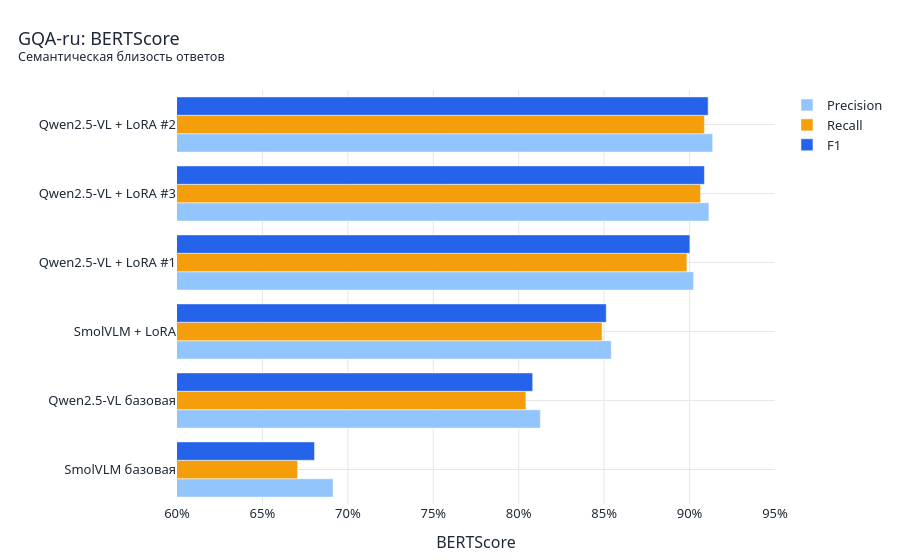

Notebook code for this chart:
### Code cell
bert_plot = gqa_bert.sort_values("bertscore_f1")
fig = go.Figure()
fig.add_bar(name="Precision", y=bert_plot["model"], x=bert_plot["bertscore_precision"], orientation="h", marker_color=LIGHT_BLUE)
fig.add_bar(name="Recall", y=bert_plot["model"], x=bert_plot["bertscore_recall"], orientation="h", marker_color=ORANGE)
fig.add_bar(name="F1", y=bert_plot["model"], x=bert_plot["bertscore_f1"], orientation="h", marker_color=BLUE)
fig.update_layout(barmode="group")
fig.update_xaxes(range=[0.6, 0.95], tickformat=".0%", title="BERTScore")
fig.update_yaxes(title="")
style_plot(fig, "GQA-ru: BERTScore", "Семантическая близость ответов", 560).show()

### Figure 1 — Plotly figure (JSON) as saved in the notebook; plotly's stock layout.template omitted (floating-point values rounded to 4 significant figures)
{"data": [{"marker": {"color": "#93c5fd"}, "name": "Precision", "orientation": "h", "type": "bar", "x": [0.6913, 0.8127, 0.8542, 0.9024, 0.9113, 0.9135], "y": ["SmolVLM базовая", "Qwen2.5-VL базовая", "SmolVLM + LoRA", "Qwen2.5-VL + LoRA #1", "Qwen2.5-VL + LoRA #3", "Qwen2.5-VL + LoRA #2"]}, {"marker": {"color": "#f59e0b"}, "name": "Recall", "orientation": "h", "type": "bar", "x": [0.6706, 0.8042, 0.8488, 0.8984, 0.9064, 0.9087], "y": ["SmolVLM базовая", "Qwen2.5-VL базовая", "SmolVLM + LoRA", "Qwen2.5-VL + LoRA #1", "Qwen2.5-VL + LoRA #3", "Qwen2.5-VL + LoRA #2"]}, {"marker": {"color": "#2563eb"}, "name": "F1", "orientation": "h", "type": "bar", "x": [0.6805, 0.8082, 0.8512, 0.9002, 0.9087, 0.9109], "y": ["SmolVLM базовая", "Qwen2.5-VL базовая", "SmolVLM + LoRA", "Qwen2.5-VL + LoRA #1", "Qwen2.5-VL + LoRA #3", "Qwen2.5-VL + LoRA #2"]}], "layout": {"barmode": "group", "font": {"color": "#1f2937", "family": "Segoe UI", "size": 13}, "height": 560, "legend": {"title": {"text": ""}}, "margin": {"b": 40, "l": 30, "r": 30, "t": 90}, "title": {"text": "GQA-ru: BERTScore<br><sup>Семантическая близость ответов</sup>", "x": 0.02, "xanchor": "left"}, "xaxis": {"gridcolor": "#e5e7eb", "range": [0.6, 0.95], "tickformat": ".0%", "title": {"text": "BERTScore"}, "zerolinecolor": "#6b7280"}, "yaxis": {"gridcolor": "#e5e7eb", "title": {"text": ""}}}}
